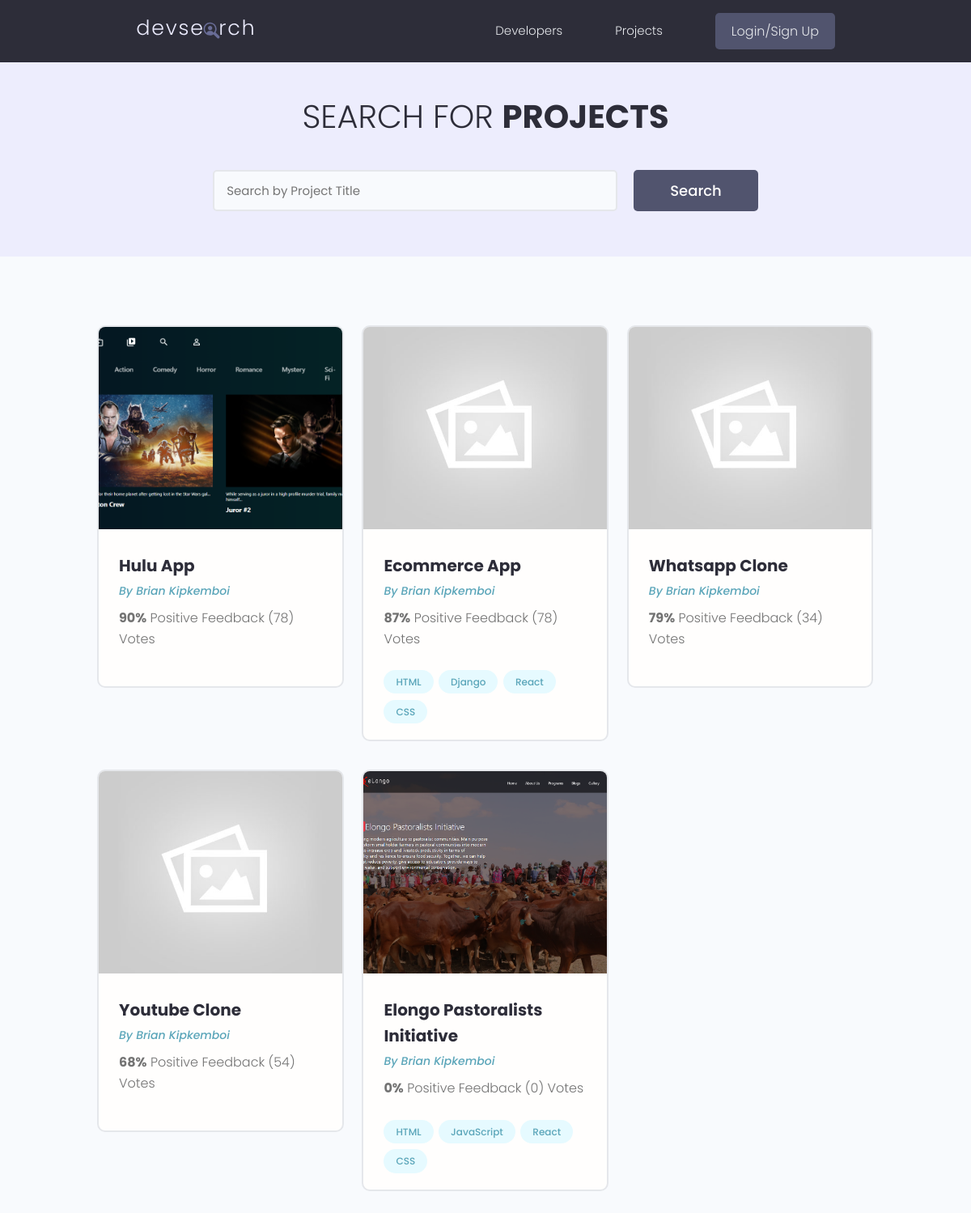
Before: /projects/ with the older database file.
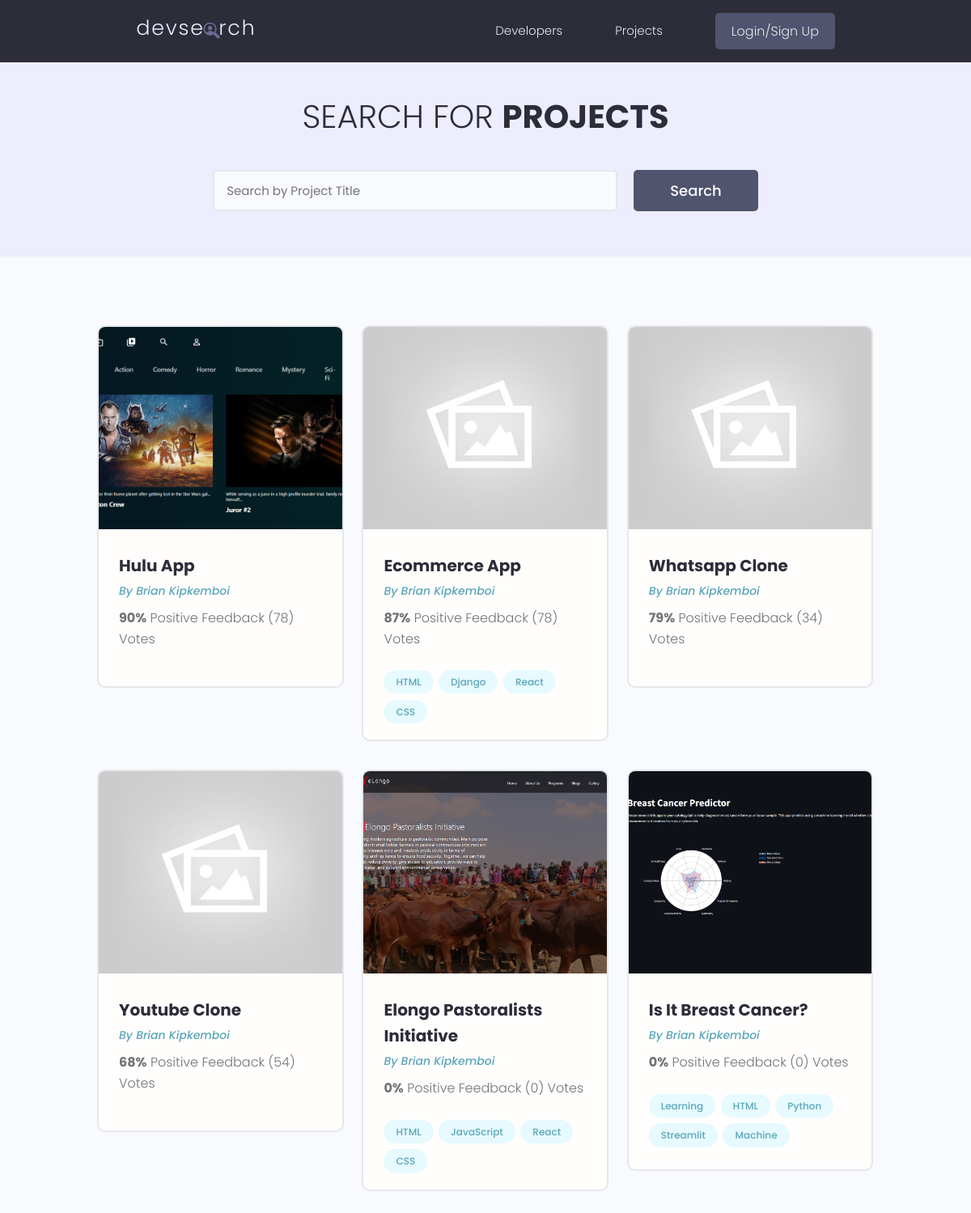
After: the same page with the newer database file.
### projects/models.py (models this page shows, shortened)
class Project(models.Model):
    owner = models.ForeignKey(
        Profile, null=True, blank=True, on_delete=models.CASCADE)
    title = models.CharField(max_length=200)
    description = models.TextField(null=True, blank=True)
    featured_image = models.ImageField(
        null=True, blank=True, default="default.jpg")
    demo_link = models.CharField(max_length=2000, null=True, blank=True)
    source_link = models.CharField(max_length=2000, null=True, blank=True)
    tags = models.ManyToManyField('Tag', blank=True)
    vote_total = models.IntegerField(default=0, null=True, blank=True)
    vote_ratio = models.IntegerField(default=0, null=True, blank=True)
    created = models.DateTimeField(auto_now_add=True)
    id = models.UUIDField(default=uuid.uuid4, unique=True,
                          primary_key=True, editable=False)
    class Meta:
        ordering = ['-vote_ratio', '-vote_total', 'title']

class Tag(models.Model):
    name = models.CharField(max_length=200)
    created = models.DateTimeField(auto_now_add=True)
    id = models.UUIDField(default=uuid.uuid4, unique=True,
                          primary_key=True, editable=False)
    def __str__(self):
        return self.name

### users/models.py (models this page shows, shortened)
class Profile(models.Model):
    user = models.OneToOneField(
        User, on_delete=models.CASCADE, null=True, blank=True)
    name = models.CharField(max_length=200, blank=True, null=True)
    email = models.EmailField(max_length=500, blank=True, null=True)
    username = models.CharField(max_length=200, blank=True, null=True)
    location = models.CharField(max_length=200, blank=True, null=True)
    short_intro = models.CharField(max_length=200, blank=True, null=True)
    bio = models.TextField(blank=True, null=True)
    profile_image = models.ImageField(
        null=True, blank=True, upload_to='profiles/', default="profiles/user-default.png")
    social_github = models.CharField(max_length=200, blank=True, null=True)
    social_twitter = models.CharField(max_length=200, blank=True, null=True)
    social_linkedin = models.CharField(max_length=200, blank=True, null=True)
    social_youtube = models.CharField(max_length=200, blank=True, null=True)
    social_website = models.CharField(max_length=200, blank=True, null=True)
    created = models.DateTimeField(auto_now_add=True)
    id = models.UUIDField(default=uuid.uuid4, unique=True,
                          primary_key=True, editable=False)
    class Meta:
        ordering = ['created']

### projects/views.py (the view)
# urls.py: path('projects/', views.getProjects),
def projects(request):
    projects, search_query = searchProjects(request)
    custom_range, projects = paginateProjects(request, projects, 6)
    context = {'projects': projects,
               'search_query': search_query, 'custom_range': custom_range}
    return render(request, 'projects/projects.html', context)

### projects/utils.py (called while the page is built)
def paginateProjects(request, projects, results):
    page = request.GET.get('page')
    paginator = Paginator(projects, results)
    try:
        projects = paginator.page(page)
    except PageNotAnInteger:
        page = 1
        projects = paginator.page(page)
    except EmptyPage:
        page = paginator.num_pages
        projects = paginator.page(page)
    leftIndex = (int(page) - 4)
    if leftIndex < 1:
        leftIndex = 1
    rightIndex = (int(page) + 5)
    if rightIndex > paginator.num_pages:
        rightIndex = paginator.num_pages + 1
    custom_range = range(leftIndex, rightIndex)
    return custom_range, projects

def searchProjects(request):
    search_query = ''
    if request.GET.get('search_query'):
        search_query = request.GET.get('search_query')
    tags = Tag.objects.filter(name__icontains=search_query)
    projects = Project.objects.distinct().filter(
        Q(title__icontains=search_query) |
        Q(description__icontains=search_query) |
        Q(owner__name__icontains=search_query) |
        Q(tags__in=tags)
    )
    return projects, search_query

### projects/templates/projects/projects.html (shortened to what this page needs)
{% extends 'main.html' %}
{% block content %}
<main class="projects">
    <section class="hero-section text-center">
        <div class="container container--narrow">
            <div class="hero-section__box">
                <h2>Search for <span>Projects</span></h2>
            </div>
            <div class="hero-section__search">
                <form id='searchForm' class="form" action="{% url 'projects' %}" method="get">
                    <div class="form__field">
                        <input class="input input--text" id="formInput#search" type="text" name="search_query"
                            placeholder="Search by Project Title" value="{{search_query}}" />
                    </div>
                    <input class="btn btn--sub btn--lg" type="submit" value="Search" />
                </form>
            </div>
        </div>
    </section>
    <section class="projectsList">
        <div class="container">
            <div class="grid grid--three">
                {% for project in projects %}
                <div class="column">
                    <div class="card project">
                        <a href="{% url 'project' project.id %}" class="project">
                            <img class="project__thumbnail" src="{{project.featured_image.url}}" alt="project thumbnail" />
                            <div class="card__body">
                                <h3 class="project__title">{{project.title}}</h3>
                                <p><a class="project__author" href="{% url 'project' project.owner.id %}">By
                                        {{project.owner.name}}</a>
                                </p>
                                <p class="project--rating">
                                    <span style="font-weight: bold;">{{project.vote_ratio}}%</span> Positive
                                    Feedback ({{project.vote_total}}) Vote{{project.vote_total|pluralize:"s"}}
                                </p>
                                <div class="project__tags">
                                    {% for tag in project.tags.all %}
                                    <span class="tag tag--pill tag--main">
                                        <small>{{tag}}</small>
                                    </span>
                                    {% endfor %}
                                </div>
                            </div>
                        </a>
                    </div>
                </div>
                {% endfor %}
            </div>
        </div>
    </section>
</main>
{% endblock %}

Changed rows visible on the page:
added Project: featured_image (picture), title "Is It Breast Cancer?", owner.name "Brian Kipkemboi", vote_ratio "0", vote_total "0", Tag (name "HTML")
added Tag: name "Learning", shown under "Is It Breast Cancer?"
added Tag: name "Python", shown under "Is It Breast Cancer?"
added Tag: name "Streamlit", shown under "Is It Breast Cancer?"
added Tag: name "Machine", shown under "Is It Breast Cancer?"
